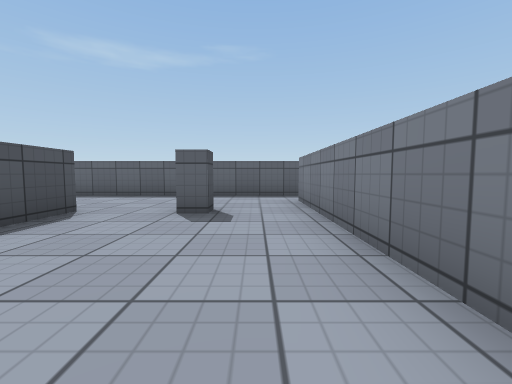
[1] (above)

14 first-person views from a walk through a Unity game level. The camera is 0.62 m above the floor, tilts 4° down and sees 90° across. The floor is counted in squares, 1 m on a side. Each view is taken from the middle of a square. On the plan, view 1 faces up. The plan holds only what a view shows up to about 9 squares ahead; the rest is blank. Surface patterns are stand-ins for the level's own textures.

[2]
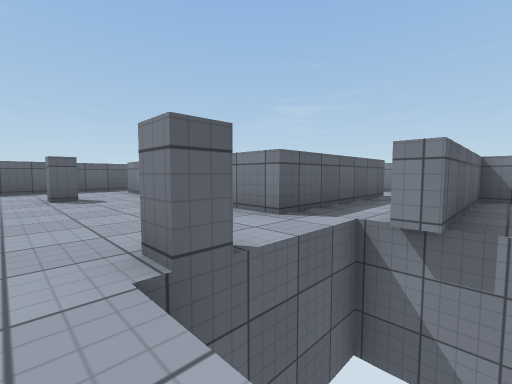

[3]
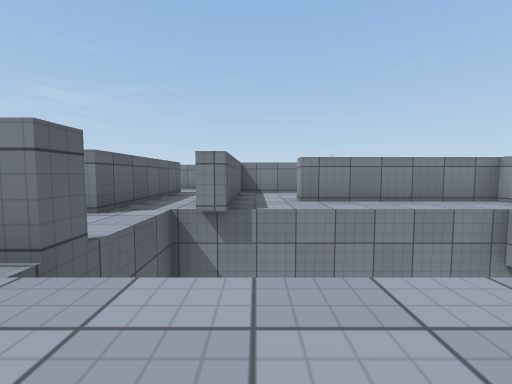

[4]
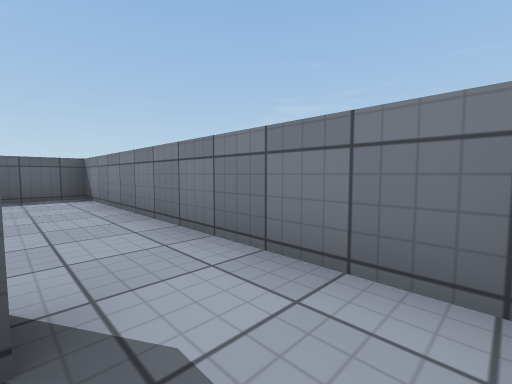

[5]
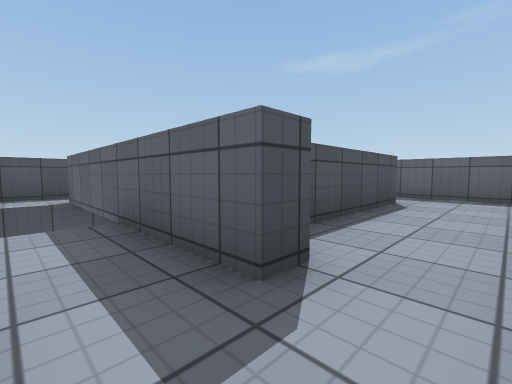

[6]
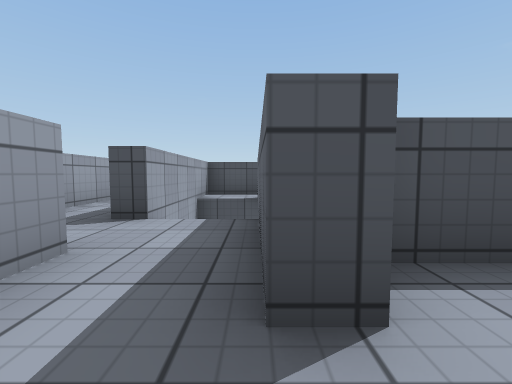

[7]
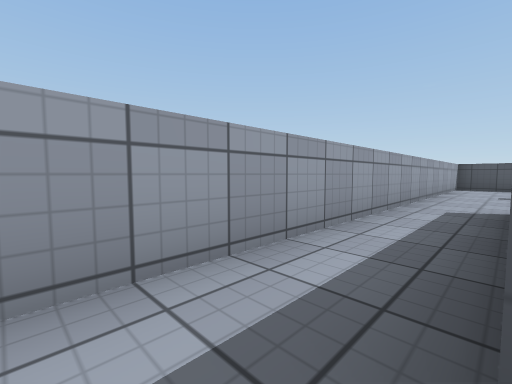

[8]
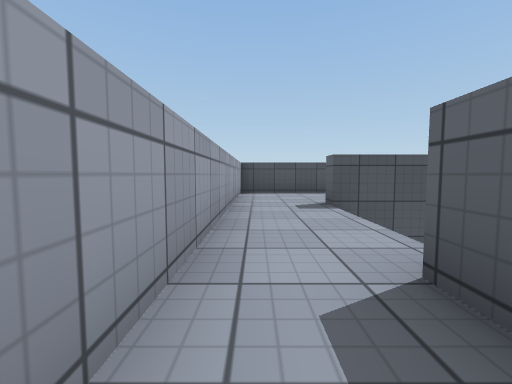

[9]
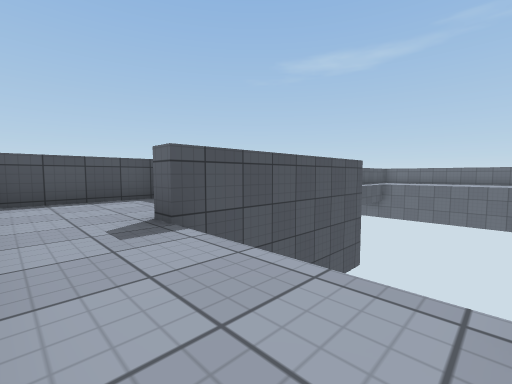

[10]
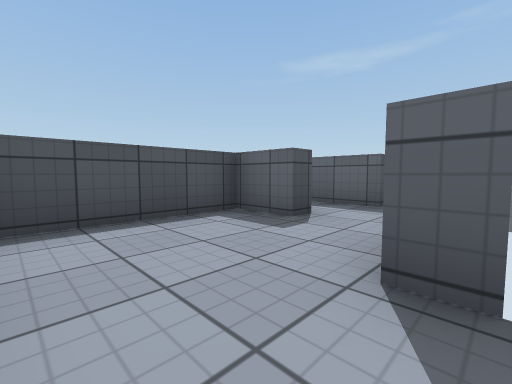

[11]
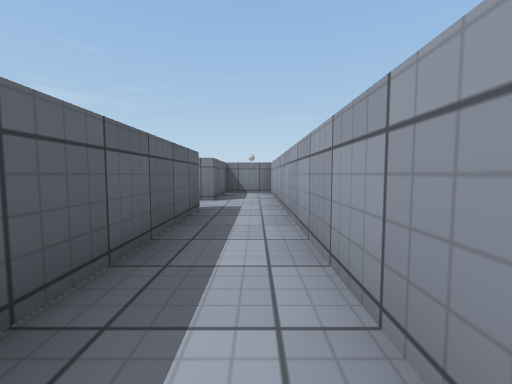

[12]
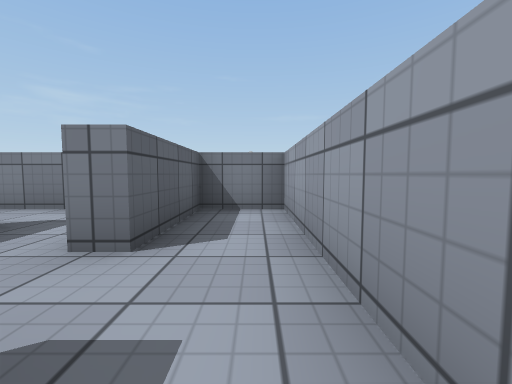

[13]
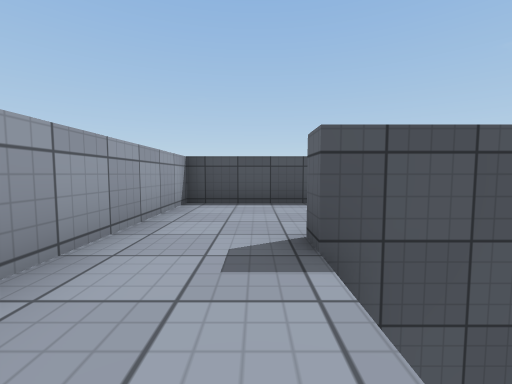

[14]
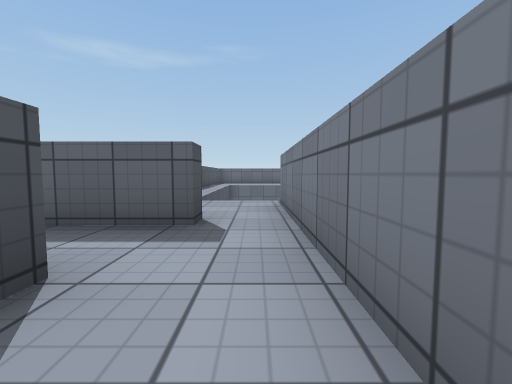

### Floor plan
Ten units are one square. View 1 is at (0, 0); x grows to the right and y downward. Boxes are objects, and circles mark ways between rooms. Rooms are numbered by the first view taken in them; rooms with no view inside come last. Other rooms are left out.
<svg viewBox="-111 -10 176 140">
<path fill="none" stroke="#000" d="M55 5 10 5 10 -5M-12 15 -12 10M-30 88 -30 105 15 105M30 105 36 105M40 90 -18 90M27 40 33 40 33 81M40 84 40 90M55 101 55 25 25 25M-70 105 -75 105M-75 96 -75 64M-92 85 -92 90 -105 90 -105 125 55 125 55 110 30 110 30 105M-87 64 -87 70 -106 70M15 105 15 110 -35 110"/>
<circle cx="40" cy="100" r="3" fill="#2a7"/>
<circle cx="25" cy="110" r="3" fill="#2a7"/>
<text x="30" y="10">1</text>
<text x="-20" y="50">2</text>
<text x="30" y="100">3</text>
<text x="40" y="60">4</text>
<text x="-50" y="110">5</text>
</svg>
Room 3 opens to room 4. Room 3 opens to room 5.

Where each view was taken, in squares from view 1:
view 1: 0 up, 0 right, facing up
view 2: 3 down, 2 left, facing up-right
view 3: 3 down, 3 left, facing right
view 4: 10 down, 4 right, facing up-right
view 5: 10 down, 5 right, facing up-left
view 6: 9 down, 5 right, facing left
view 7: 11 down, 2 right, facing down-left
view 8: 12 down, 2 left, facing left
view 9: 12 down, 4 left, facing up-left
view 10: 12 down, 7 left, facing up-left
view 11: 12 down, 3 left, facing right
view 12: 12 down, 1 right, facing right
view 13: 11 down, 5 left, facing left
view 14: 10 down, 8 left, facing up
